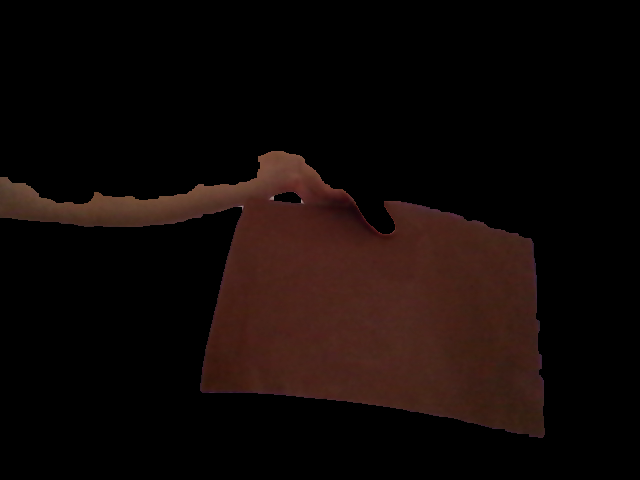
#> input picture images/mascara_marrom.png, 640 x 480 px, given in place of the camera
$ python calibra.py
#> lines starting #> are read from the running program, lines starting #| are printed output that depends on the picture; after the words box and inside, x2 and y2 are one past the last pixel; in counts of white or black regions, pixels touching at a corner belong together
### vision.py
import cv2
import numpy as np
import os
import sys
import time
from skimage.measure import label, regionprops
import settings as s

# adiciona automaticamente a pasta pai ao PYTHONPATH
sys.path.append(os.path.dirname(os.path.abspath(__file__)))
sys.path.append(os.path.dirname(os.path.dirname(os.path.abspath(__file__))))

# --- CONFIGURAÇÕES GLOBAIS --- #
MORPHOLOGY_KERNEL = s.MORPHOLOGY_KERNEL
BLUR_KERNEL = s.BLUR_KERNEL

# Thresholds específicos por cor
THRESHOLD_PIXELS = s.THRESHOLD_PIXELS   # Azul, Vermelho, Amarelo
THRESHOLD_ORANGE = s.THRESHOLD_ORANGE   # Laranja
THRESHOLD_BLACK  = s.THRESHOLD_BLACK    # Preto
THRESHOLD_BROWN  = s.THRESHOLD_BROWN    # Marrom

# Define o tamanho mínimo de um "blob" para ser considerado objeto.
AREA_MINIMA_RUIDO = s.AREA_MINIMA_RUIDO

# Thresholds para remoção de CC's
THRESHOLD_AREA_MIN_REMOVE_CC = s.THRESHOLD_AREA_MIN_REMOVE_CC
THRESHOLD_AREA_MAX_REMOVE_CC = s.THRESHOLD_AREA_MAX_REMOVE_CC

# --- Ranges HSV --- #
ranges = s.RANGES


def abertura(mascara):
    """Remove ruídos pequenos (pontos brancos isolados)."""
    return cv2.morphologyEx(mascara, cv2.MORPH_OPEN, MORPHOLOGY_KERNEL)

def fechamento(mascara):
    """Fecha buracos pretos dentro do objeto."""
    return cv2.morphologyEx(mascara, cv2.MORPH_CLOSE, MORPHOLOGY_KERNEL)

def remove_componentes_por_area(
    binary_mask,
    min_area=None,
    max_area=None,
    connectivity=2
):
    """
    Remove componentes conexos de acordo com a área.
    """
    # Garante binário 0/1
    binary_mask = (binary_mask > 0).astype(np.uint8)

    labeled = label(binary_mask, connectivity=connectivity)
    output = np.zeros_like(binary_mask)

    for region in regionprops(labeled):
        area = region.area

        if min_area is not None and area < min_area:
            continue
        if max_area is not None and area > max_area:
            continue

        output[labeled == region.label] = 1

    return output

def processar_mascara_completa(mascara, EhPraFazerAbertura=True):
    """
    Pipeline de limpeza atualizado com remove_componentes_por_area
    """
    # Abertura
    if EhPraFazerAbertura:
        m = abertura(mascara)
    else:
        m = mascara

    # Filtragem por Área
    m = remove_componentes_por_area(
        m,
        min_area=THRESHOLD_AREA_MIN_REMOVE_CC,
        max_area=THRESHOLD_AREA_MAX_REMOVE_CC
    )

    # CONVERSÃO IMPORTANTE (garantir uint8)
    m = m * 255
    m = m.astype(np.uint8)

    # Fechamento
    m = fechamento(m)

    return m

# [206 lines left out: functions criar_mosaico, detectar_cor_e_retornar_mascaras, start_vision_loop, not called in this run]

### calibra_webcam/calibra.py
import cv2
import numpy as np
import os
import sys
import time

# --- CONFIGURAÇÃO DE CAMINHOS ---
sys.path.append(os.path.dirname(os.path.abspath(__file__)))
sys.path.append(os.path.dirname(os.path.dirname(os.path.abspath(__file__))))

import vision as v
import settings as s

def nothing(x):
    pass

# --- CONFIGURAÇÕES DE MODO (Escolha um para True) ---
MODO_PRETO   = False  # Subtrai Marrom
MODO_LARANJA = False  # Subtrai Red, Yellow, Brown e Blue
MODO_MARROM  = True   # Subtrai Red, Blue e Yellow [NOVO]

HOME_DIR = os.path.expanduser("~")
SAVE_DIR = os.path.join(HOME_DIR, "UFVision-Trainee", "images")

if not os.path.exists(SAVE_DIR):
    try: os.makedirs(SAVE_DIR)
    except OSError: pass

cap = cv2.VideoCapture(0)
if not cap.isOpened():
    print("ERRO: Câmera não detectada.")
    sys.exit()

clahe = cv2.createCLAHE(clipLimit=3.0, tileGridSize=(8, 8))

cv2.namedWindow("Controles", cv2.WINDOW_AUTOSIZE)
cv2.createTrackbar("ESPACO COR", "Controles", 0, 3, nothing)
cv2.createTrackbar("C1 Min", "Controles", 0, 255, nothing)
cv2.createTrackbar("C2 Min", "Controles", 0, 255, nothing)
cv2.createTrackbar("C3 Min", "Controles", 0, 255, nothing)
cv2.createTrackbar("C1 Max", "Controles", 255, 255, nothing)
cv2.createTrackbar("C2 Max", "Controles", 255, 255, nothing)
cv2.createTrackbar("C3 Max", "Controles", 255, 255, nothing)

print("--- CALIBRADOR UFVision ATUALIZADO ---")
if MODO_MARROM:  print("[ATIVO] Modo Marrom: Subtraindo Red, Blue e Yellow")
if MODO_LARANJA: print("[ATIVO] Modo Laranja: Subtraindo Red, Yellow, Blue e Brown")

modo_anterior = -1

while True:
    ret, frame = cap.read()
#> frame is the input picture: shape (480, 640, 3); mean B, G, R 6.8, 8.9, 17.1
    if not ret: break

    frame = cv2.flip(frame, 1)
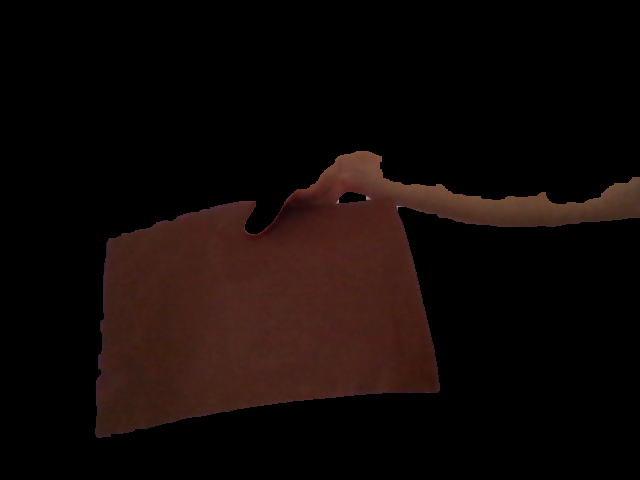
#> frame: shape (480, 640, 3); mean B, G, R 6.8, 8.9, 17.1
    frame_blurred = cv2.medianBlur(frame, s.BLUR_KERNEL)

    modo_cor = cv2.getTrackbarPos("ESPACO COR", "Controles")
    if modo_cor == -1: modo_cor = 0

    # Ajuste de escala para o trackbar de Hue (HSV vai até 179)
    if modo_cor != modo_anterior:
        if modo_cor == 0: # HSV
            cv2.setTrackbarMax("C1 Min", "Controles", 179)
            cv2.setTrackbarMax("C1 Max", "Controles", 179)
        else:
            cv2.setTrackbarMax("C1 Min", "Controles", 255)
            cv2.setTrackbarMax("C1 Max", "Controles", 255)
        modo_anterior = modo_cor

    # Processamento de Imagem conforme espaço de cor
    if modo_cor == 0: # HSV com CLAHE
        temp = cv2.cvtColor(frame_blurred, cv2.COLOR_BGR2HSV)
#> temp: shape (480, 640, 3); mean H, S, V 2, 37.4, 17.1
        c1, c2, c3 = cv2.split(temp)
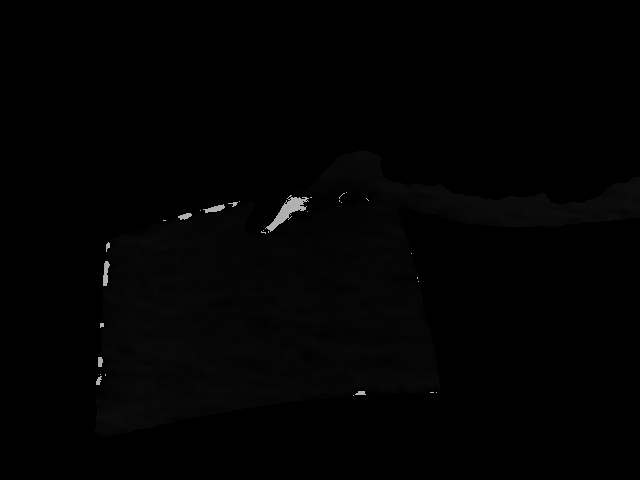
#> c1: shape (480, 640); min 0, max 179, mean 2
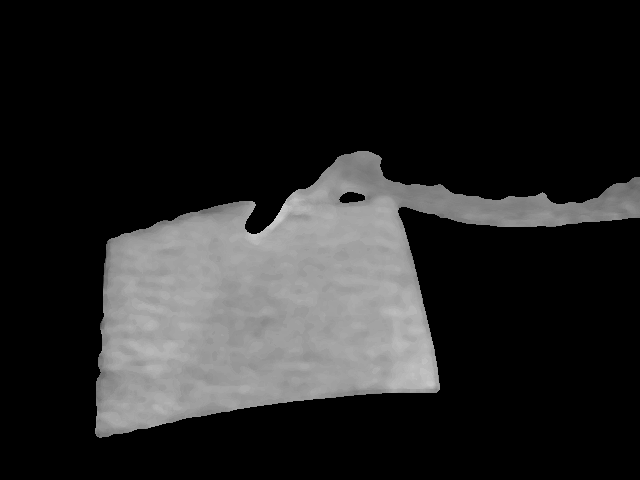
#> c2: shape (480, 640); min 0, max 227, mean 37.4
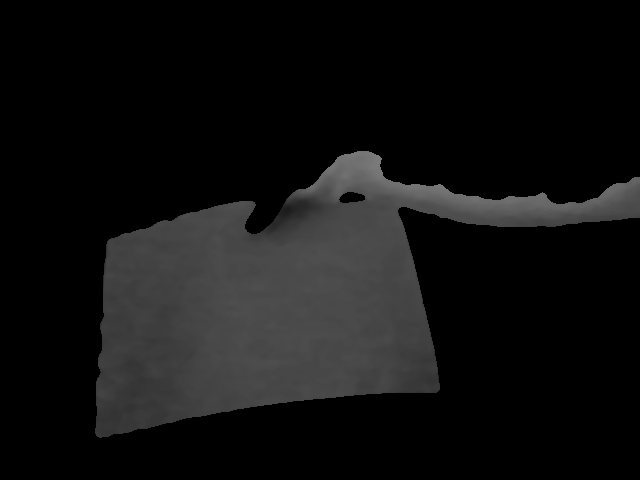
#> c3: shape (480, 640); min 0, max 123, mean 17.1
        c3 = clahe.apply(c3)
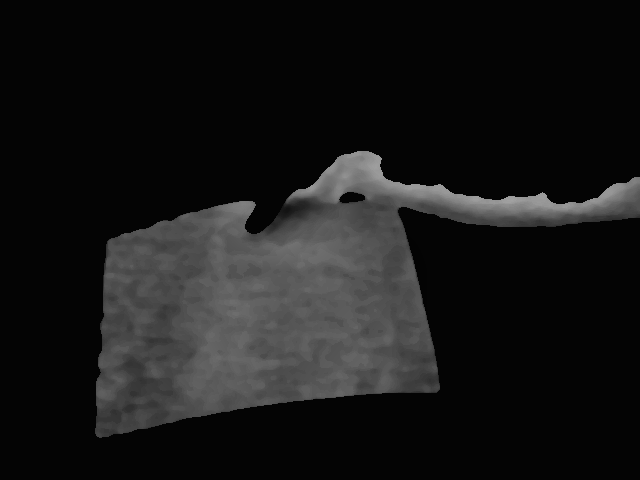
#> c3: shape (480, 640); min 3, max 162, mean 23.7
        img_processed = cv2.merge([c1, c2, c3])
#> img_processed: shape (480, 640, 3); mean H, S, V 2, 37.4, 23.7
        nome_espaco = "HSV"
    else:
        # Simplificado para outros espaços (LAB, YUV, BGR)
        img_processed = frame_blurred.copy()
        nome_espaco = "Outro"

    # Máscara Bruta (dos Trackbars)
    c1_min, c2_min, c3_min = cv2.getTrackbarPos("C1 Min", "Controles"), cv2.getTrackbarPos("C2 Min", "Controles"), cv2.getTrackbarPos("C3 Min", "Controles")
    c1_max, c2_max, c3_max = cv2.getTrackbarPos("C1 Max", "Controles"), cv2.getTrackbarPos("C2 Max", "Controles"), cv2.getTrackbarPos("C3 Max", "Controles")

    mask_raw = cv2.inRange(img_processed, np.array([c1_min, c2_min, c3_min]), np.array([c1_max, c2_max, c3_max]))
#> mask_raw: shape (480, 640); every value is 255

    # --- LÓGICA DE SUBTRAÇÃO PARA CALIBRAÇÃO ---
    mask_final = mask_raw.copy()

    if modo_cor == 0: # Apenas para HSV onde temos os ranges salvos
        if MODO_MARROM:
            # Subtrai o que foi definido como Red, Blue e Yellow
            for cor in ["Red", "Blue", "Yellow"]:
                low, high = s.RANGES[cor]
                m_sub = cv2.inRange(img_processed, low, high)
                m_sub = v.processar_mascara_completa(m_sub)
                mask_final = cv2.subtract(mask_final, m_sub)
#> this loop made 3 passes
#> pass 1, `m_sub = cv2.inRange(img_processed, low, high)`:
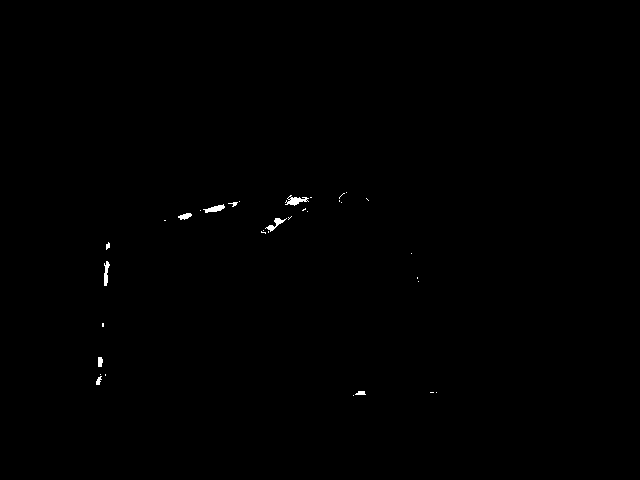
#> m_sub: shape (480, 640); 0.22% white; 34 white regions (24 under 20 px), largest, box (x1, y1, x2, y2) and area: (285, 195, 309, 206) 124, (203, 204, 225, 213) 98, (265, 218, 287, 232) 94
#> pass 1, in processar_mascara_completa, `m = abertura(mascara)`:
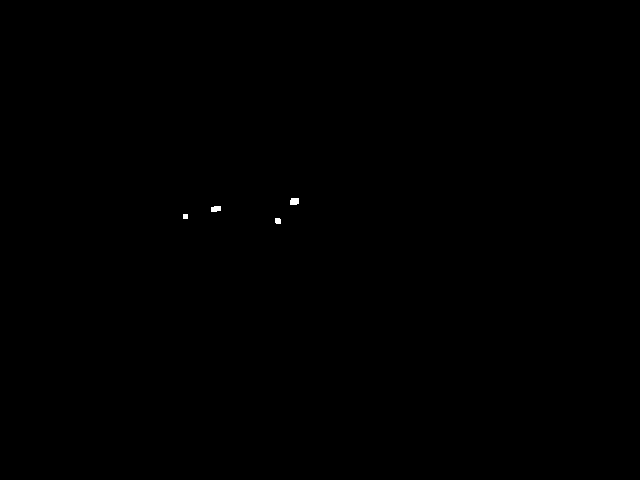
#> m: shape (480, 640); 0.06% white; 4 white regions, box (x1, y1, x2, y2) and area: (290, 198, 299, 205) 59, (211, 206, 221, 212) 53, (275, 218, 281, 224) 34, (183, 214, 188, 219) 25

        elif MODO_LARANJA:
            for cor in ["Red", "Yellow", "Brown", "Blue"]:
                low, high = s.RANGES[cor]
                m_sub = cv2.inRange(img_processed, low, high)
                mask_final = cv2.subtract(mask_final, v.processar_mascara_completa(m_sub))

    # Processamento final (Morfologia e CC)
    mask_final = v.processar_mascara_completa(mask_final, EhPraFazerAbertura=(not MODO_PRETO))
#> in remove_componentes_por_area (call 4), `binary_mask = (binary_mask > 0).astype(np.uint8)`: binary_mask: shape (480, 640); every value is 1
#> in remove_componentes_por_area (call 4), `labeled = label(binary_mask, connectivity=connectivity)`: labeled: shape (480, 640) int64; every value is 1

    # Visualização
    scale = 0.6
    new_dim = (int(frame.shape[1] * scale), int(frame.shape[0] * scale))
#> new_dim = (384, 288)
    res_final = cv2.bitwise_and(frame, frame, mask=mask_final)

    cv2.imshow("Recorte (Marrom c/ Subtracao)", res_final)
    cv2.imshow("Mascara Final", cv2.resize(mask_final, new_dim))

    k = cv2.waitKey(1) & 0xFF
#> (key q is pressed here)
    if k == ord('q'):
        print(f"\n--- VALORES PARA O MARROM ({nome_espaco}) ---")
        print(f"LOWER = np.array([{c1_min}, {c2_min}, {c3_min}])")
        print(f"UPPER = np.array([{c1_max}, {c2_max}, {c3_max}])")
        break
    elif k == ord('s'):
        ts = time.strftime("%Y%m%d_%H%M%S")
        cv2.imwrite(os.path.join(SAVE_DIR, f"calib_marrom_{ts}.png"), res_final)
        print(f"Imagem salva em: {SAVE_DIR}")

cap.release()
cv2.destroyAllWindows()

$ run again, on images/mascara_preto.png
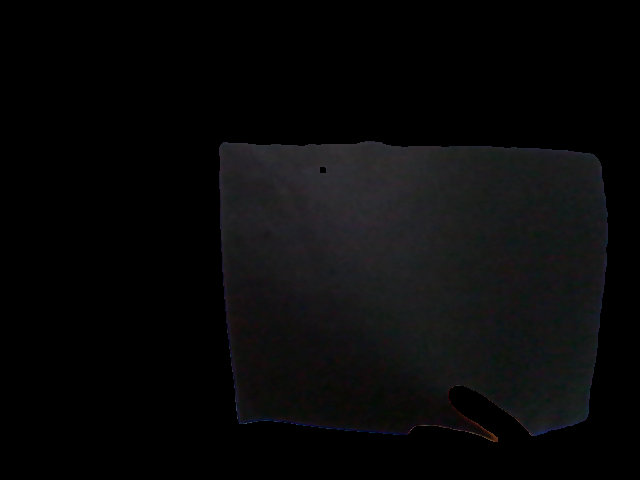
#> input picture images/mascara_preto.png, 640 x 480 px, given in place of the camera
#> frame is the input picture: shape (480, 640, 3); mean B, G, R 9.1, 8.6, 8.6
#> temp: shape (480, 640, 3); mean H, S, V 31.5, 12.7, 9.3
#> `c3 = clahe.apply(c3)`:
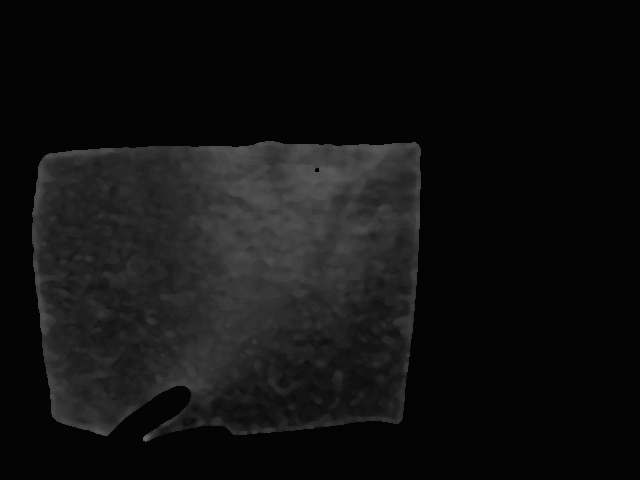
#> c3: shape (480, 640); min 3, max 105, mean 17.5
#> img_processed: shape (480, 640, 3); mean H, S, V 31.5, 12.7, 17.5
#> mask_raw: shape (480, 640); every value is 255
#> the loop `for cor in ["Red", "Blue", "Yellow"]:` made 3 passes
#> pass 2, `m_sub = cv2.inRange(img_processed, low, high)`:
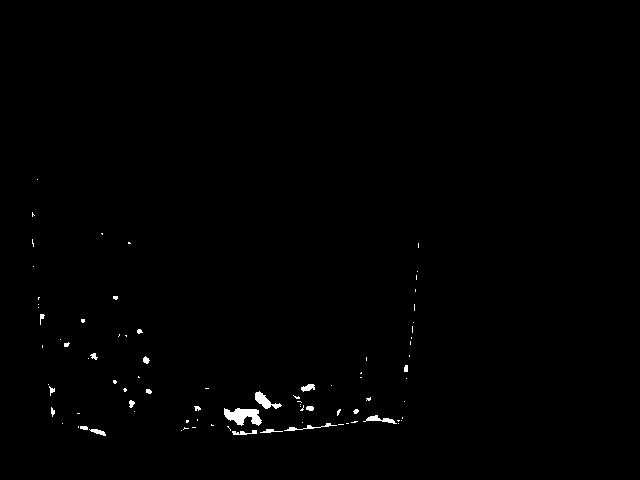
#> m_sub: shape (480, 640); 0.57% white; 85 white regions (63 under 20 px), largest, box (x1, y1, x2, y2) and area: (224, 408, 262, 426) 426, (255, 391, 282, 409) 202, (363, 415, 397, 424) 120
#> binary_mask: shape (480, 640); every value is 1
#> labeled: shape (480, 640) int64; every value is 1
